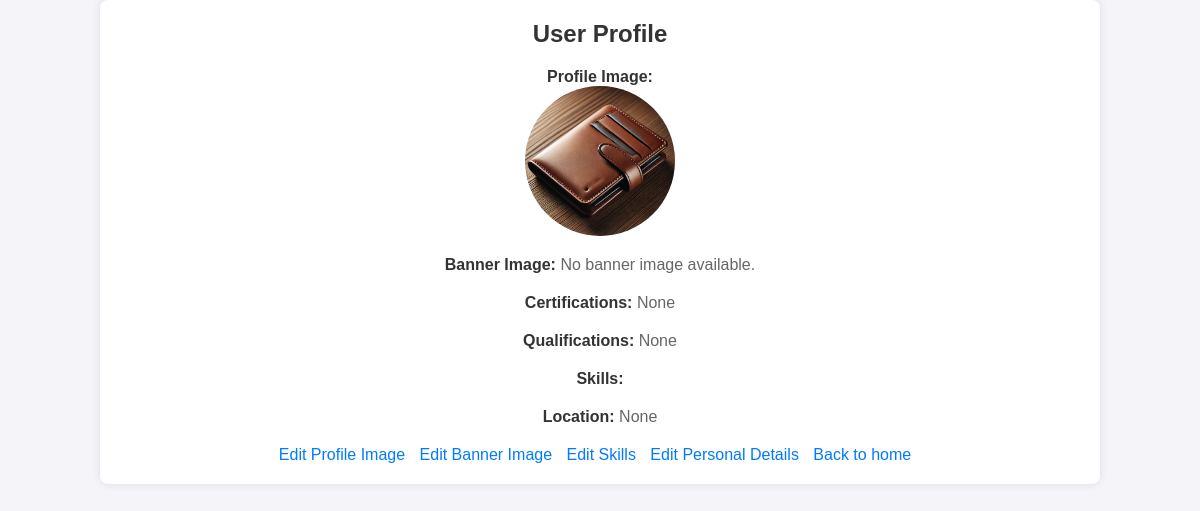
Page /users/profile/view/ (signed in) on the committed database.
### users/models.py (models this page shows)
class Profile(models.Model):
    user = models.OneToOneField(User, on_delete=models.CASCADE)
    profile_image = models.ImageField(upload_to='profile_images/', blank=True, null=True)
    banner_image = models.ImageField(upload_to='banner_images/', blank=True, null=True)
    certifications = models.TextField(blank=True, null=True)
    qualifications = models.TextField(blank=True, null=True)
    skills = models.ManyToManyField(Skill, blank=True)
    location = models.CharField(max_length=100, blank=True, null=True)

### users/views.py (the view)
# urls.py: path('profile/view/', profile_view, name='profile_view'),
@login_required
def profile_view(request):
    profile, created = Profile.objects.get_or_create(user=request.user)
    return render(request, 'users/profile_view.html', {'profile': profile})

### templates/users/profile_view.html (shortened to what this page needs)
<!DOCTYPE html>
<html>
<head>
</head>
<body>
    <div class="container">
        <h2>User Profile</h2>
        <div class="profile-section">
            <p><strong>Profile Image:</strong>
                {% if profile.profile_image %}
                    <img width="150" height="150" src="{{ profile.profile_image.url }}" alt="Profile Image">
                {% else %}
                    No profile image available.
                {% endif %}
            </p>
        </div>
        <div class="profile-section">
            <p><strong>Banner Image:</strong>
                {% if profile.banner_image %}
                    <img width="550" height="250" src="{{ profile.banner_image.url }}" alt="Banner Image">
                {% else %}
                    No banner image available.
                {% endif %}
            </p>
        </div>
        <div class="profile-section">
            <p><strong>Certifications:</strong> {{ profile.certifications }}</p>
        </div>
        <div class="profile-section">
            <p><strong>Qualifications:</strong> {{ profile.qualifications }}</p>
        </div>
        <div class="profile-section">
            <p><strong>Skills:</strong> {{ profile.skills.all|join:", " }}</p>
        </div>
        <div class="profile-section">
            <p><strong>Location:</strong> {{ profile.location }}</p>
        </div>
        <div class="profile-links">
            <a href="{% url 'profile_image_update' %}">Edit Profile Image</a>
            <a href="{% url 'banner_image_update' %}">Edit Banner Image</a>
            <a href="{% url 'skills_select' %}">Edit Skills</a>
            <a href="{% url 'personal_details_update' %}">Edit Personal Details</a>
            <a href="{% url 'user_dashboard' %}">Back to home</a>
        </div>
    </div>
</body>
</html>

### templates/users/profile_view.html (style rules this page uses)
body { font-family: Arial, sans-serif; background-color: #f4f4f9; margin: 0; padding: 0; }
.container { width: 80%; margin: 0 auto; background: #fff; padding: 20px; box-shadow: 0 0 10px rgba(0, 0, 0, 0.1); border-radius: 8px; }
h2 { color: #333; text-align: center; margin-top: 0; }
.profile-section { margin-bottom: 20px; }
.profile-section img { display: block; margin: 0 auto; border-radius: 50%; object-fit: cover; }
.profile-section p { font-size: 16px; color: #666; text-align: center; }
.profile-section p strong { color: #333; }
.profile-links { text-align: center; margin-top: 20px; }
.profile-links a { text-decoration: none; color: #007bff; margin-right: 10px; }

### rows in the picture
Profile: profile_image (picture), certifications "None", qualifications "None", location "None"
